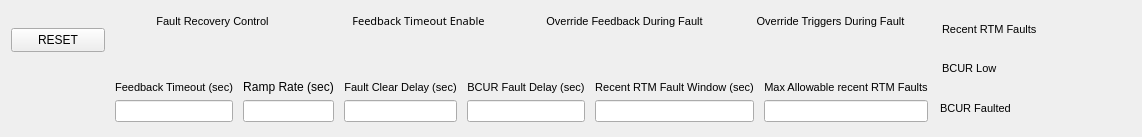
<?xml version="1.0" encoding="UTF-8"?>
<ui version="4.0">
 <class>Form</class>
 <widget class="QWidget" name="Form">
  <property name="geometry">
   <rect>
    <x>0</x>
    <y>0</y>
    <width>971</width>
    <height>137</height>
   </rect>
  </property>
  <property name="windowTitle">
   <string>RTM Faults - ${DEV}</string>
  </property>
  <layout class="QGridLayout" name="gridLayout">
   <item row="0" column="0">
    <widget class="PyDMPushButton" name="PyDMPushButton_2">
     <property name="sizePolicy">
      <sizepolicy hsizetype="MinimumExpanding" vsizetype="Maximum">
       <horstretch>0</horstretch>
       <verstretch>0</verstretch>
      </sizepolicy>
     </property>
     <property name="minimumSize">
      <size>
       <width>94</width>
       <height>24</height>
      </size>
     </property>
     <property name="toolTip">
      <string/>
     </property>
     <property name="text">
      <string>RESET</string>
     </property>
     <property name="autoDefault">
      <bool>true</bool>
     </property>
     <property name="channel" stdset="0">
      <string>ca://${DEV}:FAULTSEQ_RESET</string>
     </property>
     <property name="pressValue" stdset="0">
      <string>1</string>
     </property>
    </widget>
   </item>
   <item row="0" column="1">
    <layout class="QHBoxLayout" name="horizontalLayout">
     <property name="spacing">
      <number>7</number>
     </property>
     <property name="leftMargin">
      <number>2</number>
     </property>
     <property name="topMargin">
      <number>2</number>
     </property>
     <property name="rightMargin">
      <number>2</number>
     </property>
     <property name="bottomMargin">
      <number>2</number>
     </property>
     <item>
      <layout class="QVBoxLayout" name="verticalLayout_12">
       <property name="spacing">
        <number>0</number>
       </property>
       <property name="leftMargin">
        <number>0</number>
       </property>
       <property name="topMargin">
        <number>0</number>
       </property>
       <property name="rightMargin">
        <number>0</number>
       </property>
       <property name="bottomMargin">
        <number>0</number>
       </property>
       <item>
        <widget class="QLabel" name="label_4">
         <property name="font">
          <font>
           <pointsize>8</pointsize>
          </font>
         </property>
         <property name="text">
          <string>Fault Recovery Control</string>
         </property>
         <property name="alignment">
          <set>Qt::AlignBottom|Qt::AlignHCenter</set>
         </property>
        </widget>
       </item>
       <item>
        <widget class="PyDMEnumButton" name="PyDMEnumButton_5">
         <property name="sizePolicy">
          <sizepolicy hsizetype="Preferred" vsizetype="MinimumExpanding">
           <horstretch>0</horstretch>
           <verstretch>0</verstretch>
          </sizepolicy>
         </property>
         <property name="maximumSize">
          <size>
           <width>16777215</width>
           <height>40</height>
          </size>
         </property>
         <property name="font">
          <font>
           <pointsize>8</pointsize>
          </font>
         </property>
         <property name="toolTip">
          <string/>
         </property>
         <property name="styleSheet">
          <string notr="true">QPushButton{font: 8px;}</string>
         </property>
         <property name="channel" stdset="0">
          <string>ca://${DEV}:FAULTSEQ_MODE</string>
         </property>
         <property name="orientation" stdset="0">
          <enum>Qt::Horizontal</enum>
         </property>
         <property name="marginTop" stdset="0">
          <number>0</number>
         </property>
         <property name="marginBottom" stdset="0">
          <number>0</number>
         </property>
         <property name="marginLeft" stdset="0">
          <number>0</number>
         </property>
         <property name="marginRight" stdset="0">
          <number>0</number>
         </property>
         <property name="horizontalSpacing" stdset="0">
          <number>0</number>
         </property>
         <property name="verticalSpacing" stdset="0">
          <number>0</number>
         </property>
        </widget>
       </item>
      </layout>
     </item>
     <item>
      <layout class="QVBoxLayout" name="verticalLayout_4">
       <property name="spacing">
        <number>0</number>
       </property>
       <item>
        <widget class="QLabel" name="label_2">
         <property name="font">
          <font>
           <family>Arundina Sans</family>
           <pointsize>8</pointsize>
           <italic>false</italic>
          </font>
         </property>
         <property name="text">
          <string>Feedback Timeout Enable</string>
         </property>
         <property name="alignment">
          <set>Qt::AlignBottom|Qt::AlignHCenter</set>
         </property>
        </widget>
       </item>
       <item>
        <widget class="PyDMEnumButton" name="PyDMEnumButton">
         <property name="sizePolicy">
          <sizepolicy hsizetype="Preferred" vsizetype="MinimumExpanding">
           <horstretch>0</horstretch>
           <verstretch>0</verstretch>
          </sizepolicy>
         </property>
         <property name="minimumSize">
          <size>
           <width>0</width>
           <height>0</height>
          </size>
         </property>
         <property name="maximumSize">
          <size>
           <width>16777215</width>
           <height>40</height>
          </size>
         </property>
         <property name="font">
          <font>
           <pointsize>8</pointsize>
          </font>
         </property>
         <property name="toolTip">
          <string/>
         </property>
         <property name="styleSheet">
          <string notr="true">QPushButton{font: 8px;}</string>
         </property>
         <property name="channel" stdset="0">
          <string>ca://${DEV}:FAULTSEQ_ENABLE_TIMEOUT</string>
         </property>
         <property name="orientation" stdset="0">
          <enum>Qt::Horizontal</enum>
         </property>
         <property name="marginTop" stdset="0">
          <number>0</number>
         </property>
         <property name="marginBottom" stdset="0">
          <number>0</number>
         </property>
         <property name="marginLeft" stdset="0">
          <number>0</number>
         </property>
         <property name="marginRight" stdset="0">
          <number>0</number>
         </property>
         <property name="horizontalSpacing" stdset="0">
          <number>0</number>
         </property>
         <property name="verticalSpacing" stdset="0">
          <number>0</number>
         </property>
        </widget>
       </item>
      </layout>
     </item>
     <item>
      <layout class="QVBoxLayout" name="verticalLayout_6">
       <property name="spacing">
        <number>0</number>
       </property>
       <property name="leftMargin">
        <number>0</number>
       </property>
       <property name="topMargin">
        <number>0</number>
       </property>
       <property name="rightMargin">
        <number>0</number>
       </property>
       <property name="bottomMargin">
        <number>0</number>
       </property>
       <item>
        <widget class="QLabel" name="label_6">
         <property name="font">
          <font>
           <pointsize>8</pointsize>
          </font>
         </property>
         <property name="text">
          <string>Override Feedback During Fault</string>
         </property>
         <property name="alignment">
          <set>Qt::AlignBottom|Qt::AlignHCenter</set>
         </property>
        </widget>
       </item>
       <item>
        <widget class="PyDMEnumButton" name="PyDMEnumButton_4">
         <property name="sizePolicy">
          <sizepolicy hsizetype="Preferred" vsizetype="MinimumExpanding">
           <horstretch>0</horstretch>
           <verstretch>0</verstretch>
          </sizepolicy>
         </property>
         <property name="maximumSize">
          <size>
           <width>16777215</width>
           <height>40</height>
          </size>
         </property>
         <property name="font">
          <font>
           <pointsize>8</pointsize>
          </font>
         </property>
         <property name="toolTip">
          <string/>
         </property>
         <property name="styleSheet">
          <string notr="true">QPushButton{font: 8px;}</string>
         </property>
         <property name="channel" stdset="0">
          <string>ca://${DEV}:FAULTSEQ_MOVE_FDBK</string>
         </property>
         <property name="orientation" stdset="0">
          <enum>Qt::Horizontal</enum>
         </property>
         <property name="marginTop" stdset="0">
          <number>0</number>
         </property>
         <property name="marginBottom" stdset="0">
          <number>0</number>
         </property>
         <property name="marginLeft" stdset="0">
          <number>0</number>
         </property>
         <property name="marginRight" stdset="0">
          <number>0</number>
         </property>
         <property name="horizontalSpacing" stdset="0">
          <number>0</number>
         </property>
         <property name="verticalSpacing" stdset="0">
          <number>0</number>
         </property>
        </widget>
       </item>
      </layout>
     </item>
     <item>
      <layout class="QVBoxLayout" name="verticalLayout_5">
       <property name="spacing">
        <number>0</number>
       </property>
       <property name="leftMargin">
        <number>0</number>
       </property>
       <property name="topMargin">
        <number>0</number>
       </property>
       <property name="rightMargin">
        <number>0</number>
       </property>
       <property name="bottomMargin">
        <number>0</number>
       </property>
       <item>
        <widget class="QLabel" name="label_5">
         <property name="font">
          <font>
           <pointsize>8</pointsize>
          </font>
         </property>
         <property name="text">
          <string>Override Triggers During Fault</string>
         </property>
         <property name="alignment">
          <set>Qt::AlignBottom|Qt::AlignHCenter</set>
         </property>
        </widget>
       </item>
       <item>
        <widget class="PyDMEnumButton" name="PyDMEnumButton_3">
         <property name="sizePolicy">
          <sizepolicy hsizetype="Preferred" vsizetype="MinimumExpanding">
           <horstretch>0</horstretch>
           <verstretch>0</verstretch>
          </sizepolicy>
         </property>
         <property name="maximumSize">
          <size>
           <width>16777215</width>
           <height>40</height>
          </size>
         </property>
         <property name="font">
          <font>
           <pointsize>8</pointsize>
          </font>
         </property>
         <property name="toolTip">
          <string/>
         </property>
         <property name="styleSheet">
          <string notr="true">QPushButton{font: 8px;}</string>
         </property>
         <property name="channel" stdset="0">
          <string>ca://${DEV}:FAULTSEQ_MOVE_TRIG</string>
         </property>
         <property name="orientation" stdset="0">
          <enum>Qt::Horizontal</enum>
         </property>
         <property name="marginTop" stdset="0">
          <number>0</number>
         </property>
         <property name="marginBottom" stdset="0">
          <number>0</number>
         </property>
         <property name="marginLeft" stdset="0">
          <number>0</number>
         </property>
         <property name="marginRight" stdset="0">
          <number>0</number>
         </property>
         <property name="horizontalSpacing" stdset="0">
          <number>0</number>
         </property>
         <property name="verticalSpacing" stdset="0">
          <number>0</number>
         </property>
        </widget>
       </item>
      </layout>
     </item>
    </layout>
   </item>
   <item row="0" column="2" rowspan="2">
    <layout class="QVBoxLayout" name="verticalLayout_11">
     <property name="leftMargin">
      <number>2</number>
     </property>
     <property name="topMargin">
      <number>2</number>
     </property>
     <property name="rightMargin">
      <number>2</number>
     </property>
     <property name="bottomMargin">
      <number>2</number>
     </property>
     <item>
      <layout class="QHBoxLayout" name="horizontalLayout_5">
       <property name="leftMargin">
        <number>2</number>
       </property>
       <property name="topMargin">
        <number>2</number>
       </property>
       <property name="rightMargin">
        <number>2</number>
       </property>
       <property name="bottomMargin">
        <number>2</number>
       </property>
       <item>
        <widget class="QLabel" name="label_9">
         <property name="font">
          <font>
           <pointsize>8</pointsize>
          </font>
         </property>
         <property name="text">
          <string>Recent RTM Faults</string>
         </property>
        </widget>
       </item>
       <item>
        <widget class="PyDMLabel" name="PyDMLabel_3">
         <property name="sizePolicy">
          <sizepolicy hsizetype="Preferred" vsizetype="MinimumExpanding">
           <horstretch>0</horstretch>
           <verstretch>0</verstretch>
          </sizepolicy>
         </property>
         <property name="minimumSize">
          <size>
           <width>84</width>
           <height>24</height>
          </size>
         </property>
         <property name="font">
          <font>
           <pointsize>8</pointsize>
          </font>
         </property>
         <property name="toolTip">
          <string/>
         </property>
         <property name="channel" stdset="0">
          <string>ca://${DEV}:RTM_FAULTCOUNT</string>
         </property>
        </widget>
       </item>
      </layout>
     </item>
     <item>
      <layout class="QHBoxLayout" name="horizontalLayout_6">
       <property name="leftMargin">
        <number>2</number>
       </property>
       <property name="topMargin">
        <number>2</number>
       </property>
       <property name="rightMargin">
        <number>2</number>
       </property>
       <property name="bottomMargin">
        <number>2</number>
       </property>
       <item>
        <widget class="QLabel" name="label_11">
         <property name="font">
          <font>
           <pointsize>8</pointsize>
          </font>
         </property>
         <property name="text">
          <string>BCUR Low</string>
         </property>
        </widget>
       </item>
       <item>
        <widget class="PyDMLabel" name="PyDMLabel">
         <property name="sizePolicy">
          <sizepolicy hsizetype="Preferred" vsizetype="MinimumExpanding">
           <horstretch>0</horstretch>
           <verstretch>0</verstretch>
          </sizepolicy>
         </property>
         <property name="minimumSize">
          <size>
           <width>84</width>
           <height>24</height>
          </size>
         </property>
         <property name="font">
          <font>
           <pointsize>8</pointsize>
          </font>
         </property>
         <property name="toolTip">
          <string/>
         </property>
         <property name="channel" stdset="0">
          <string>ca://${DEV}:BCUR_LOW</string>
         </property>
        </widget>
       </item>
      </layout>
     </item>
     <item>
      <layout class="QHBoxLayout" name="horizontalLayout_7">
       <property name="leftMargin">
        <number>0</number>
       </property>
       <property name="topMargin">
        <number>2</number>
       </property>
       <item>
        <widget class="QLabel" name="label_12">
         <property name="font">
          <font>
           <pointsize>8</pointsize>
          </font>
         </property>
         <property name="text">
          <string>BCUR Faulted</string>
         </property>
        </widget>
       </item>
       <item>
        <widget class="PyDMLabel" name="PyDMLabel_2">
         <property name="sizePolicy">
          <sizepolicy hsizetype="Preferred" vsizetype="MinimumExpanding">
           <horstretch>0</horstretch>
           <verstretch>0</verstretch>
          </sizepolicy>
         </property>
         <property name="minimumSize">
          <size>
           <width>84</width>
           <height>24</height>
          </size>
         </property>
         <property name="font">
          <font>
           <pointsize>8</pointsize>
          </font>
         </property>
         <property name="toolTip">
          <string/>
         </property>
         <property name="channel" stdset="0">
          <string>ca://${DEV}:BCUR_FLT</string>
         </property>
        </widget>
       </item>
      </layout>
     </item>
    </layout>
   </item>
   <item row="1" column="1">
    <layout class="QHBoxLayout" name="horizontalLayout_4">
     <property name="leftMargin">
      <number>2</number>
     </property>
     <property name="topMargin">
      <number>2</number>
     </property>
     <property name="rightMargin">
      <number>2</number>
     </property>
     <property name="bottomMargin">
      <number>2</number>
     </property>
     <item>
      <layout class="QVBoxLayout" name="verticalLayout">
       <property name="leftMargin">
        <number>2</number>
       </property>
       <property name="topMargin">
        <number>2</number>
       </property>
       <property name="rightMargin">
        <number>2</number>
       </property>
       <property name="bottomMargin">
        <number>2</number>
       </property>
       <item>
        <widget class="QLabel" name="label">
         <property name="font">
          <font>
           <pointsize>8</pointsize>
          </font>
         </property>
         <property name="text">
          <string>Feedback Timeout (sec)</string>
         </property>
         <property name="alignment">
          <set>Qt::AlignBottom|Qt::AlignHCenter</set>
         </property>
        </widget>
       </item>
       <item>
        <widget class="PyDMLineEdit" name="PyDMLineEdit_4">
         <property name="font">
          <font>
           <pointsize>8</pointsize>
          </font>
         </property>
         <property name="toolTip">
          <string/>
         </property>
         <property name="showUnits" stdset="0">
          <bool>true</bool>
         </property>
         <property name="channel" stdset="0">
          <string>ca://${DEV}:FAULTSEQ_FDBK_TIMEOUT</string>
         </property>
        </widget>
       </item>
      </layout>
     </item>
     <item>
      <spacer name="horizontalSpacer_2">
       <property name="orientation">
        <enum>Qt::Horizontal</enum>
       </property>
       <property name="sizeHint" stdset="0">
        <size>
         <width>40</width>
         <height>20</height>
        </size>
       </property>
      </spacer>
     </item>
     <item>
      <layout class="QVBoxLayout" name="verticalLayout_2">
       <property name="leftMargin">
        <number>2</number>
       </property>
       <property name="topMargin">
        <number>2</number>
       </property>
       <property name="rightMargin">
        <number>2</number>
       </property>
       <property name="bottomMargin">
        <number>2</number>
       </property>
       <item>
        <widget class="QLabel" name="label_3">
         <property name="text">
          <string>Ramp Rate (sec)</string>
         </property>
         <property name="alignment">
          <set>Qt::AlignBottom|Qt::AlignHCenter</set>
         </property>
        </widget>
       </item>
       <item>
        <widget class="PyDMLineEdit" name="PyDMLineEdit">
         <property name="font">
          <font>
           <pointsize>8</pointsize>
          </font>
         </property>
         <property name="toolTip">
          <string/>
         </property>
         <property name="channel" stdset="0">
          <string>ca://${DEV}:FAULTSEQ_RAMPTIME</string>
         </property>
        </widget>
       </item>
      </layout>
     </item>
     <item>
      <spacer name="horizontalSpacer_4">
       <property name="orientation">
        <enum>Qt::Horizontal</enum>
       </property>
       <property name="sizeHint" stdset="0">
        <size>
         <width>40</width>
         <height>20</height>
        </size>
       </property>
      </spacer>
     </item>
     <item>
      <layout class="QVBoxLayout" name="verticalLayout_3">
       <property name="leftMargin">
        <number>2</number>
       </property>
       <property name="topMargin">
        <number>2</number>
       </property>
       <property name="rightMargin">
        <number>2</number>
       </property>
       <property name="bottomMargin">
        <number>2</number>
       </property>
       <item>
        <widget class="QLabel" name="label_13">
         <property name="font">
          <font>
           <pointsize>8</pointsize>
          </font>
         </property>
         <property name="text">
          <string>Fault Clear Delay (sec)</string>
         </property>
         <property name="alignment">
          <set>Qt::AlignBottom|Qt::AlignHCenter</set>
         </property>
        </widget>
       </item>
       <item>
        <widget class="PyDMLineEdit" name="PyDMLineEdit_2">
         <property name="font">
          <font>
           <pointsize>8</pointsize>
          </font>
         </property>
         <property name="toolTip">
          <string/>
         </property>
         <property name="channel" stdset="0">
          <string>ca://${DEV}:FAULTSEQ_DELAY</string>
         </property>
        </widget>
       </item>
      </layout>
     </item>
     <item>
      <spacer name="horizontalSpacer_5">
       <property name="orientation">
        <enum>Qt::Horizontal</enum>
       </property>
       <property name="sizeHint" stdset="0">
        <size>
         <width>40</width>
         <height>20</height>
        </size>
       </property>
      </spacer>
     </item>
     <item>
      <layout class="QVBoxLayout" name="verticalLayout_10">
       <property name="leftMargin">
        <number>2</number>
       </property>
       <property name="topMargin">
        <number>2</number>
       </property>
       <property name="rightMargin">
        <number>2</number>
       </property>
       <property name="bottomMargin">
        <number>2</number>
       </property>
       <item>
        <widget class="QLabel" name="label_10">
         <property name="font">
          <font>
           <pointsize>8</pointsize>
          </font>
         </property>
         <property name="text">
          <string>BCUR Fault Delay (sec)</string>
         </property>
         <property name="alignment">
          <set>Qt::AlignBottom|Qt::AlignHCenter</set>
         </property>
        </widget>
       </item>
       <item>
        <widget class="PyDMLineEdit" name="PyDMLineEdit_3">
         <property name="font">
          <font>
           <pointsize>8</pointsize>
          </font>
         </property>
         <property name="toolTip">
          <string/>
         </property>
         <property name="channel" stdset="0">
          <string>ca://${DEV}:BCUR_FLT_DELAY</string>
         </property>
        </widget>
       </item>
      </layout>
     </item>
     <item>
      <spacer name="horizontalSpacer_6">
       <property name="orientation">
        <enum>Qt::Horizontal</enum>
       </property>
       <property name="sizeHint" stdset="0">
        <size>
         <width>40</width>
         <height>20</height>
        </size>
       </property>
      </spacer>
     </item>
     <item>
      <layout class="QVBoxLayout" name="verticalLayout_9">
       <property name="leftMargin">
        <number>2</number>
       </property>
       <property name="topMargin">
        <number>2</number>
       </property>
       <property name="rightMargin">
        <number>2</number>
       </property>
       <property name="bottomMargin">
        <number>2</number>
       </property>
       <item>
        <widget class="QLabel" name="label_7">
         <property name="font">
          <font>
           <pointsize>8</pointsize>
          </font>
         </property>
         <property name="text">
          <string>Recent RTM Fault Window (sec)</string>
         </property>
         <property name="alignment">
          <set>Qt::AlignBottom|Qt::AlignHCenter</set>
         </property>
        </widget>
       </item>
       <item>
        <widget class="PyDMLineEdit" name="PyDMLineEdit_5">
         <property name="font">
          <font>
           <pointsize>8</pointsize>
          </font>
         </property>
         <property name="toolTip">
          <string/>
         </property>
         <property name="channel" stdset="0">
          <string>ca://${DEV}:RTM_FAULTCOUNT_PERIOD</string>
         </property>
        </widget>
       </item>
      </layout>
     </item>
     <item>
      <spacer name="horizontalSpacer_7">
       <property name="orientation">
        <enum>Qt::Horizontal</enum>
       </property>
       <property name="sizeHint" stdset="0">
        <size>
         <width>40</width>
         <height>20</height>
        </size>
       </property>
      </spacer>
     </item>
     <item>
      <layout class="QVBoxLayout" name="verticalLayout_8">
       <property name="leftMargin">
        <number>2</number>
       </property>
       <property name="topMargin">
        <number>2</number>
       </property>
       <property name="rightMargin">
        <number>2</number>
       </property>
       <property name="bottomMargin">
        <number>2</number>
       </property>
       <item>
        <widget class="QLabel" name="label_8">
         <property name="font">
          <font>
           <pointsize>8</pointsize>
          </font>
         </property>
         <property name="text">
          <string>Max Allowable recent RTM Faults</string>
         </property>
         <property name="alignment">
          <set>Qt::AlignBottom|Qt::AlignHCenter</set>
         </property>
        </widget>
       </item>
       <item>
        <widget class="PyDMLineEdit" name="PyDMLineEdit_6">
         <property name="font">
          <font>
           <pointsize>8</pointsize>
          </font>
         </property>
         <property name="toolTip">
          <string/>
         </property>
         <property name="channel" stdset="0">
          <string>ca://${DEV}:RTM_FAULTCOUNT_MAX</string>
         </property>
        </widget>
       </item>
      </layout>
     </item>
    </layout>
   </item>
  </layout>
 </widget>
 <customwidgets>
  <customwidget>
   <class>PyDMLabel</class>
   <extends>QLabel</extends>
   <header>pydm.widgets.label</header>
  </customwidget>
  <customwidget>
   <class>PyDMLineEdit</class>
   <extends>QLineEdit</extends>
   <header>pydm.widgets.line_edit</header>
  </customwidget>
  <customwidget>
   <class>PyDMEnumButton</class>
   <extends>QWidget</extends>
   <header>pydm.widgets.enum_button</header>
  </customwidget>
  <customwidget>
   <class>PyDMPushButton</class>
   <extends>QPushButton</extends>
   <header>pydm.widgets.pushbutton</header>
  </customwidget>
 </customwidgets>
 <resources/>
 <connections/>
</ui>
